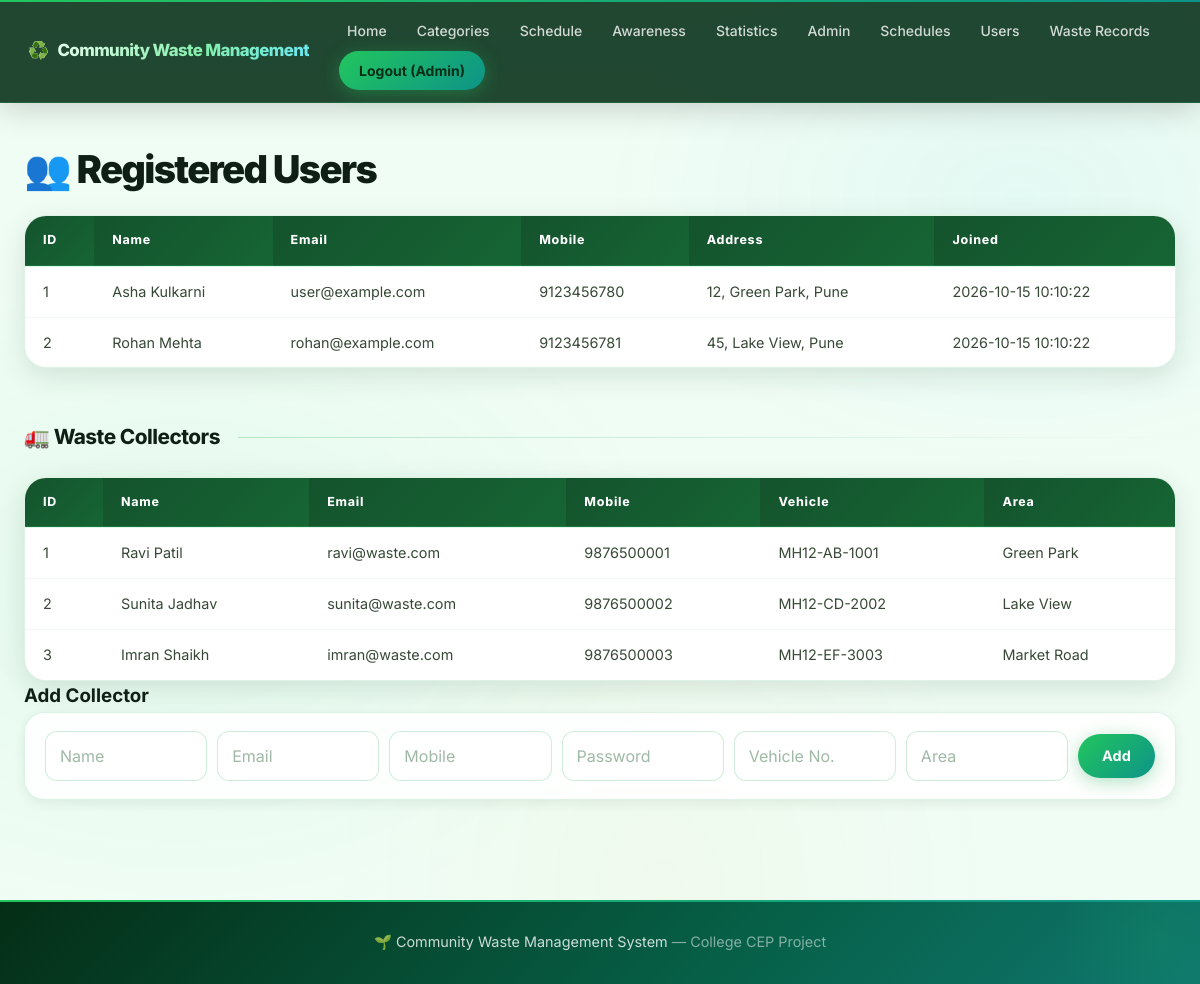
Screenshot of /admin/users (signed in) with the database file from the repository.
### tables this page shows
CREATE TABLE users (id INTEGER PRIMARY KEY AUTOINCREMENT, name TEXT NOT NULL, email TEXT UNIQUE NOT NULL,
  mobile TEXT NOT NULL, password TEXT NOT NULL, address TEXT NOT NULL, created_at TEXT DEFAULT CURRENT_TIMESTAMP);

CREATE TABLE collectors (id INTEGER PRIMARY KEY AUTOINCREMENT, name TEXT NOT NULL, email TEXT UNIQUE NOT NULL,
  mobile TEXT NOT NULL, password TEXT NOT NULL, vehicle_no TEXT NOT NULL, area TEXT NOT NULL);

### app.py (the view, shortened to what this page needs)
@app.route("/admin/users", methods=["GET", "POST"])
@login_required("admin")
def admin_users():
    db = get_db()
    return render_template("admin_users.html", users=db.execute("SELECT * FROM users").fetchall(),
                           collectors=db.execute("SELECT * FROM collectors").fetchall())

### app.py (called while the page is built)
def get_db():
    if "db" not in g:
        g.db = sqlite3.connect(DB_PATH)
        g.db.row_factory = sqlite3.Row
    return g.db

def login_required(role=None):
    def deco(f):
        @wraps(f)
        def wrapper(*a, **k):
            if "role" not in session:
                flash("Please log in first.", "error"); return redirect(url_for("login"))
            if role and session["role"] != role:
                flash("You do not have access to that page.", "error"); return redirect(url_for("home"))
            return f(*a, **k)
        return wrapper
    return deco

### templates/admin_users.html
{% extends "base.html" %}{% block title %}Users{% endblock %}
{% block content %}
<h1>👥 Registered Users</h1>
<div class="table-wrap"><table><tr><th>ID</th><th>Name</th><th>Email</th><th>Mobile</th><th>Address</th><th>Joined</th></tr>
{% for u in users %}<tr><td>{{ u.id }}</td><td>{{ u.name }}</td><td>{{ u.email }}</td><td>{{ u.mobile }}</td><td>{{ u.address }}</td><td>{{ u.created_at }}</td></tr>{% endfor %}</table></div>
<h2 class="section-title">🚛 Waste Collectors</h2>
<div class="table-wrap"><table><tr><th>ID</th><th>Name</th><th>Email</th><th>Mobile</th><th>Vehicle</th><th>Area</th></tr>
{% for c in collectors %}<tr><td>{{ c.id }}</td><td>{{ c.name }}</td><td>{{ c.email }}</td><td>{{ c.mobile }}</td><td>{{ c.vehicle_no }}</td><td>{{ c.area }}</td></tr>{% endfor %}</table></div>
<h3>Add Collector</h3>
<form method="post" class="filter-bar">
  <input name="name" placeholder="Name" required><input type="email" name="email" placeholder="Email" required><input name="mobile" placeholder="Mobile" required>
  <input type="password" name="password" placeholder="Password" required><input name="vehicle_no" placeholder="Vehicle No." required><input name="area" placeholder="Area" required>
  <button class="btn">Add</button></form>
{% endblock %}

### rows the page displays
users: id "1", name "Asha Kulkarni", email "user@example.com", mobile "9123456780", address "12, Green Park, Pune", created_at "2026-10-15 10:10:22"
users: id "2", name "Rohan Mehta", email "rohan@example.com", mobile "9123456781", address "45, Lake View, Pune", created_at "2026-10-15 10:10:22"
collectors: id "1", name "Ravi Patil", email "ravi@waste.com", mobile "9876500001", vehicle_no "MH12-AB-1001", area "Green Park"
collectors: id "2", name "Sunita Jadhav", email "sunita@waste.com", mobile "9876500002", vehicle_no "MH12-CD-2002", area "Lake View"
collectors: id "3", name "Imran Shaikh", email "imran@waste.com", mobile "9876500003", vehicle_no "MH12-EF-3003", area "Market Road"

### other values shown
{{ session.name.split()[0] }} "Admin"
